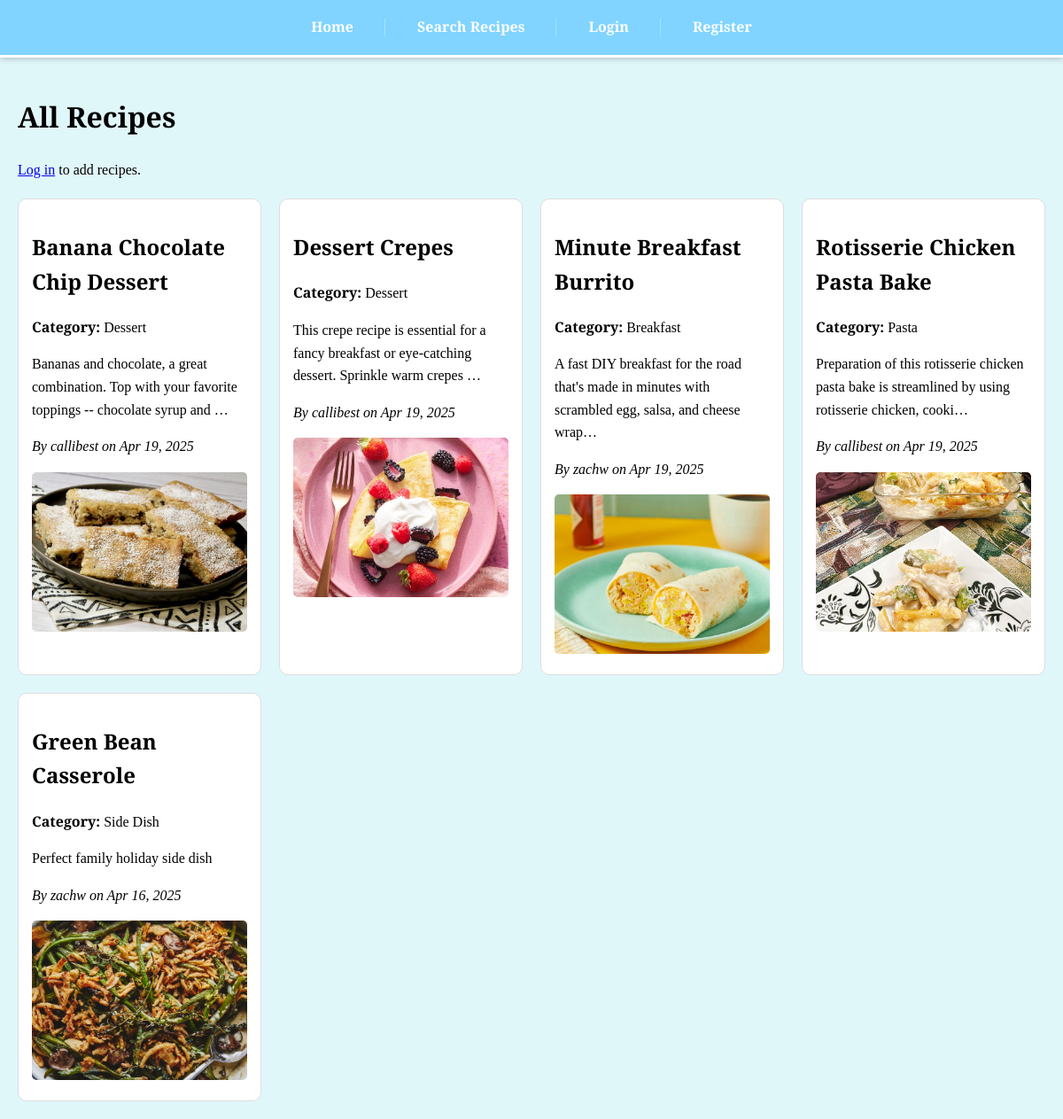
The app's page /recipes/ with its own data.
### recipes/models.py (models this page shows, shortened)
class Recipe(models.Model):
    title = models.CharField(max_length=255)
    description = models.TextField()
    ingredients = models.TextField()
    instructions = models.TextField()
    category = models.CharField(max_length=100)
    created_at = models.DateTimeField(auto_now_add=True)
    author = models.ForeignKey(User, on_delete=models.CASCADE)
    views = models.PositiveIntegerField(default=0)
    rating = models.FloatField(default=0.0)
    image = models.ImageField(upload_to='recipe_images/', blank=True, null=True)

### recipes/views.py (the view)
# urls.py: path('recipes/', views.recipe_list, name='recipe-list'),
def recipe_list(request):
    recipes = Recipe.objects.all().order_by('-created_at')
    return render(request, 'recipes/recipe_list.html', {'recipes': recipes})

### recipes/templates/recipes/recipe_list.html (shortened to what this page needs)
{% extends "recipes/base.html" %}
{% block content %}
    <h1>All Recipes</h1>
    {% if user.is_authenticated %}
        <a href="{% url 'recipe-add' %}" class="btn">Add New Recipe</a>
    {% else %}
        <p><a href="/admin/login/">Log in</a> to add recipes.</p>
    {% endif %}
    <div class="recipe-grid">
        {% for recipe in recipes %}
            <div class="recipe-card">
                <h2>{{ recipe.title }}</h2>
                <p><strong>Category:</strong> {{ recipe.category }}</p>
                <p>{{ recipe.description|truncatechars:100 }}</p>
                <p><em>By {{ recipe.author.username }} on {{ recipe.created_at|date:"M d, Y" }}</em></p>
                {% if recipe.image %}
                    <img src="{{ recipe.image.url }}" alt="{{ recipe.title }}">
                {% endif %}
            </div>
        {% empty %}
            <p>No recipes found.</p>
        {% endfor %}
    </div>
{% endblock %}

### recipes/templates/recipes/base.html (style rules this page uses)
body { font-family: 'Playfair Display', serif; margin: 0; padding: 0; line-height: 1.6; background-color: #e0f7fa; }
.recipe-grid { display: grid; grid-template-columns: repeat(auto-fill, minmax(250px, 1fr)); gap: 20px; margin-top: 20px; }
.recipe-card { position: relative; border: 1px solid #ddd; border-radius: 10px; padding: 15px; background-color: #ffffff; transition: transform 0.3s, box-shadow 0.3s; }
.recipe-card img { width: 100%; height: 180px; object-fit: cover; border-radius: 5px; }

### records on screen
Recipe: title "Banana Chocolate Chip Dessert", category "Dessert", description "Bananas and chocolate, a great combination. Top with your favorite toppings -- chocolate syrup and …", author.username "callibest", created_at "Apr 19, 2025", image (picture)
Recipe: title "Dessert Crepes", category "Dessert", description "This crepe recipe is essential for a fancy breakfast or eye-catching dessert. Sprinkle warm crepes …", author.username "callibest", created_at "Apr 19, 2025", image (picture)
Recipe: title "Minute Breakfast Burrito", category "Breakfast", description "A fast DIY breakfast for the road that's made in minutes with scrambled egg, salsa, and cheese wrap…", author.username "zachw", created_at "Apr 19, 2025", image (picture)
Recipe: title "Rotisserie Chicken Pasta Bake", category "Pasta", description "Preparation of this rotisserie chicken pasta bake is streamlined by using rotisserie chicken, cooki…", author.username "callibest", created_at "Apr 19, 2025", image (picture)
Recipe: title "Green Bean Casserole", category "Side Dish", description "Perfect family holiday side dish", author.username "zachw", created_at "Apr 16, 2025", image (picture)
